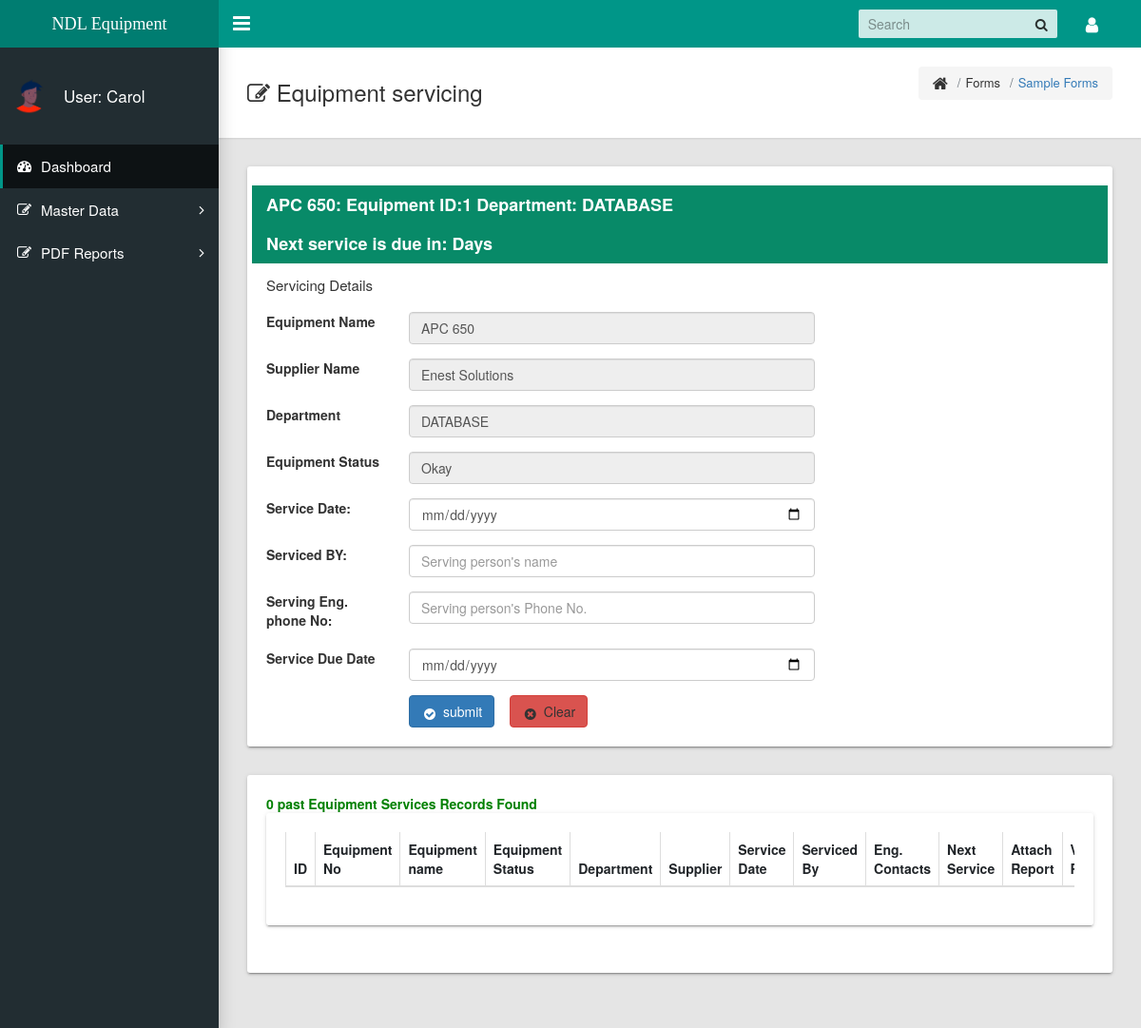
The page /upload_test.php?id=1 (signed in) on the database its author committed.
### tables this page shows
CREATE TABLE `equipment_master` (
  `Eqp_NoID` int(11) NOT NULL,
  `Eqp_name` varchar(30) NOT NULL,
  `Serial_No` varchar(50) NOT NULL,
  `Department` varchar(20) NOT NULL,
  `Equipment_Status` varchar(20) NOT NULL,
  `Received_on` date NOT NULL,
  `Installation_date` date NOT NULL,
  `Receiving_Condition` varchar(10) NOT NULL,
  `Supplier` varchar(20) NOT NULL,
  `Supplier_phone` int(15) NOT NULL,
  `Supplier_email` varchar(30) NOT NULL,
  `Date_Added` timestamp NOT NULL DEFAULT current_timestamp() ON UPDATE current_timestamp()
);

### upload_test.php (the view, shortened to what this page needs)
<!DOCTYPE html>
<html lang="en">
<head>
</head>
  <?php include 'head.php';  ?>
  <body class="app sidebar-mini">
 <?php include 'sidenav.php';  ?>
    <main class="app-content">
      <div class="app-title">
        <div>
          <h1><i class="fa fa-edit"></i> Equipment servicing </h1>
        </div>
        <ul class="app-breadcrumb breadcrumb">
          <li class="breadcrumb-item"><i class="fa fa-home fa-lg"></i></li>
          <li class="breadcrumb-item">Forms</li>
          <li class="breadcrumb-item"><a href="#">Sample Forms</a></li>
        </ul>
      </div>
      <div class="row">
        <div class="col-md-12">
          <div class="tile">
            <div  class="form-group row"  style="background-color: #088A68">
              <?php
 include 'dbconfig.php';
$Equipment_ID=$_GET["id"];
$EquipmentNo=$_GET["EquipmentNo"];
$query2 = "SELECT * FROM `equipment_master` WHERE `Eqp_NoID` = '$Equipment_ID' ";
        $result5 = mysqli_query($con,$query2);
         while($row=mysqli_fetch_array($result5))
        {
                   $Equipment_ID=$row['Eqp_NoID'];
                  $Eqp_name=$row['Eqp_name'];
                  $Department=$row['Department'];
                  $Supplier=$row['Supplier'];
                  $Status=$row['Equipment_Status'];
      }
echo "<font color='White' class='col-md-10'     >  <b> <h4> $Eqp_name: Equipment ID:$Equipment_ID Department: $Department <br><br>
 Next service is due in: $datediff1 Days    </b> </h4></font>";
?>
</div>
            <h3 class="tile-title">Servicing Details</h3>
            <div class="tile-body">
              <form class="" method="POST" id="myForm">
                <div class="form-group row">
                  <label class="control-label col-md-2">Equipment Name</label>
                  <div class="col-md-8">
                    <input class="form-control col-md-9" name="Eqp_name" type="text" placeholder="" value=
                    '<?php
                    echo $Eqp_name;
                    ?>'
                     required="" readonly>
                  </div>
                </div>
                <div class="form-group row">
                  <label class="control-label col-md-2">  Supplier Name</label>
                  <div class="col-md-8">
                    <input class="form-control col-md-9" name="Supplier" type="text" placeholder="" value= '<?php
                    echo $Supplier;
                    ?>'
                     readonly="" required="">
                  </div>
                </div>
                <div class="form-group row">
                  <label class="control-label col-md-2">Department</label>
                  <div class="col-md-8">
                    <input class="form-control col-md-9" name="Department" type="text" value= '<?php
                    echo $Department;
                    ?>'
                     readonly="" required="">
                  </div>
                </div>
                 <div class="form-group row">
                  <label class="control-label col-md-2">Equipment Status</label>
                  <div class="col-md-8">
                    <input class="form-control col-md-9" name="Status" type="text" value= '<?php
                    echo $Status;
                    ?>'
                     readonly="" required="">
                  </div>
                </div>
                <div class="form-group row">
                  <label class="control-label col-md-2">Service Date:</label>
                  <div class="col-md-8">
                    <input class="form-control col-md-9" name="Service_date" type="date" placeholder="Date Received" required="">
                  </div>
                </div>
                  <div class="form-group row">
                  <label class="control-label col-md-2">Serviced BY: </label>
                  <div class="col-md-8">
                    <input class="form-control col-md-9" name="Serviced_by" type="text" placeholder="Serving person's name" required="">
                  </div>
                </div>
                 <div class="form-group row">
                  <label class="control-label col-md-2">Serving Eng. phone No: </label>
                  <div class="col-md-8">
                    <input class="form-control col-md-9" name="Servicing_engphone" type="text" placeholder="Serving person's Phone No." required="">
                  </div>
                </div>
                <div class="form-group row">
                  <label class="control-label col-md-2">Service Due Date</label>
                  <div class="col-md-8">
                    <input class="form-control col-md-9" name="servicingdue_date" type="date" placeholder="Installation Date" required="">
                  </div>
                </div>
              <div class="row">
                <div class="col-md-8 col-md-offset-2">
                  <button class="btn btn-primary" type="Submit" name="Submit"><i class="fa fa-fw fa-lg fa-check-circle"></i>submit</button>&nbsp;&nbsp;&nbsp;
                  <a class="btn btn-danger" onclick="myFunction()"  ><i class="fa fa-fw fa-lg fa-times-circle"></i>Clear</a>
                </div>
              </div>
              </form>
            </div>
          </div>
          <div class="row">
        <div class="col-md-12">
          <div class="tile">
            <div class="tile-body">
<?php
 include 'dbconfig.php';
 $result2 = mysqli_query($con,"SELECT COUNT(*) FROM   servicing_details WHERE EqpNo='$EquipmentNo' ");
$row = mysqli_fetch_assoc($result2);
$size = $row['COUNT(*)'];
echo "<font color='green'><b> $size past Equipment Services Records Found</b></font> <br>";
?>
        <div class="row">
        <div class="col-md-12">
          <div class="tile">
            <div class="tile-body">
              <div class="table-responsive">
                <?php
               echo "<table class='table table-hover table-bordered' id='sampleTable'>";
               echo "    <thead>
                      <tr>
<th>ID</th>
 <th>Equipment No</th>
 <th>Equipment name</th>
 <th>Equipment Status</th>
 <th>Department</th>
<th>Supplier</th>
 <th>Service Date</th>
 <th>Serviced By</th>
 <th>Eng. Contacts</th>
 <th>Next Service</th>
 <th>Attach Report</th>
 <th>View Report</th>
                      </tr>
                    </thead>";
                 echo " </table>";
                ?>
              </div>
            </div>
          </div>
        </div>
      </div>
            </div>
          </div>
        </div>
      </div>
        </div>
      </div>
    </main>
  </body>
</html>

### head.php (shortened to what this page needs)
<head>
    <link rel="stylesheet" type="text/css" href="css/main.css">
    <link rel="stylesheet" type="text/css" href="https://maxcdn.bootstrapcdn.com/font-awesome/4.7.0/css/font-awesome.min.css">
  <link rel="stylesheet" href="https://maxcdn.bootstrapcdn.com/bootstrap/3.4.1/css/bootstrap.min.css">
  </head>

### sidenav.php (shortened to what this page needs)
    <header class="app-header"><a class="app-header__logo" href="index.php" style="color: white; font-family:veltica; font-size:130%"> NDL Equipment</a>
      <a class="app-sidebar__toggle" href="#" data-toggle="sidebar" aria-label="Hide Sidebar"></a>
      <ul class="app-nav">
        <li class="app-search">
          <input class="app-search__input" type="search" placeholder="Search">
          <button class="app-search__button"><i class="fa fa-search"></i></button>
        </li>
        <li class="dropdown"><a class="app-nav__item" href="#" data-toggle="dropdown" aria-label="Open Profile Menu">
          <i class="fa fa-user fa-lg"></i>
        </a>
        </li>
      </ul>
    </header>
    <aside class="app-sidebar">
      <div class="app-sidebar__user">
        <img class="app-sidebar__user-avatar" src="images/user.png" width="20%" height="20%" alt="User Image">
        <div>
          <p class="app-sidebar__user-name">User:          <?php
 $user=$_SESSION["username"];
  echo "$user";
?>      </p>
        </div>
      </div>
      <ul class="app-menu">
        <li><a class="app-menu__item active" href="index.php"><i class="app-menu__icon fa fa-dashboard">
        </i><span class="app-menu__label">Dashboard</span></a></li>
           <li class="treeview"><a class="app-menu__item" href="#" data-toggle="treeview"><i class="app-menu__icon fa fa-edit"></i><span class="app-menu__label">Master Data</span><i class="treeview-indicator fa fa-angle-right"></i></a>
        </li>
           <li class="treeview"><a class="app-menu__item" href="#" data-toggle="treeview"><i class="app-menu__icon fa fa-edit"></i><span class="app-menu__label">PDF Reports</span><i class="treeview-indicator fa fa-angle-right"></i></a>
        </li>
      </ul>
    </aside>

### rows shown on the page
equipment_master: Eqp_name "APC 650", Eqp_NoID "1", Department "DATABASE", Supplier "Enest Solutions", Status "Okay"

### other values the page prints
$user "Carol"
$size "0"
